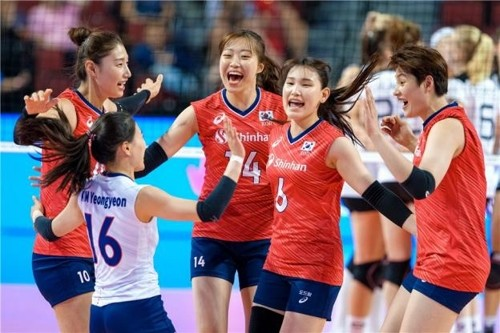
#> input picture image/sports_02.jpg, 500 x 333 px, found by its file name
$ jupyter execute --allow-errors dnn_face_detection.ipynb   (shell and % lines are left out)
#> lines starting #> are read from the running program, lines starting #| are printed output that depends on the picture
DNN face detection

* 정확도는 높으나 detection 하는데 느리다.
* 학습에 의한 방식임으로 인식률이 높다.
* 얼굴을 돌리고 있어도 인식 정확도가 높다.

[cell 1]
# 내 구글 드라이브 연동
from google.colab import drive
#> (the rest of this cell did not finish here and is left out)

[cell 2]
# Colab에서 GitHub 에 있는 데이터 가져오기
# caffemodel 다운로드 URL : https://github.com/thegopieffect/computer_vision
# Clone Web URL 를 복사해 옵니다.

[cell 3]
# 파일 복사
print('files copy complete!!')

[cell 4]
# 필요한 패키지와 모듈을 불러옴
import cv2
from google.colab.patches import cv2_imshow
import numpy as np

[cell 5]
# DNN으로 학습한 모델(caffemodel)을 사용
model_name = "/content/gdrive/MyDrive/DNN_Face_Detection/res10_300x300_ssd_iter_140000.caffemodel"
# model Architecture 의 설계도 파일
prototxt_name = "/content/gdrive/MyDrive/DNN_Face_Detection/deploy.prototxt.txt"
min_confidence = 0.3  # detection 으로 인정할 최소 확률(신뢰도)
file_name = "/content/gdrive/MyDrive/DNN_Face_Detection/image/sports_02.jpg"

[cell 6]
def detectAndDisplay(frame):
    # frame_width 에 맞춰 image resize
    (height, width) = frame.shape[:2]
    ratio = frame_width / width
    dimension = (frame_width, int(height * ratio))
    frame = cv2.resize(frame, dimension, interpolation = cv2.INTER_AREA)

    # caffemodel의 weight 값과 모델 네트워크 구성을 불러와서 모델을 정의한다.
    model = cv2.dnn.readNetFromCaffe(prototxt_name, model_name)

    # 이미지를 300x300 으로 size를 조정하고 blob 를 만든다.
    blob = cv2.dnn.blobFromImage(cv2.resize(frame, (300, 300)), 1.0,
            (300, 300), (104.0, 177.0, 123.0))

    # blob을 모델에 넣는다
    model.setInput(blob)
    # detection을 수행한다.
    detections = model.forward()

    # detections 한 수만큼 루프가 돈다.
    for i in range(0, detections.shape[2]):

            confidence = detections[0, 0, i, 2]  # confidence 는 detection한 확률을 나타냄

            # min_confidence 보다 큰 경우에만 detection 으로 인정함
            if confidence > min_confidence:
                    # detection 된 영역을 boxing
                    # 상대적 좌표 * np.array([width, height, width, height]) 절대적인 boxing 좌표을 구해낸다
                    # box = detections[0, 0, i, 3:7] * np.array([width, height, width, height])
                    box = detections[0, 0, i, 3:7] * np.array([frame_width, int(height * ratio), frame_width, int(height * ratio)])
                    (startX, startY, endX, endY) = box.astype("int")
                    print(confidence, startX, startY, endX, endY)

                    # 얼굴에 bounding box(사각형)를 그리고 확률값도 함께 나타낸다
                    text = "{:.2f}%".format(confidence * 100)
                    y = startY - 10 if startY - 10 > 10 else startY + 10
                    cv2.rectangle(frame, (startX, startY), (endX, endY),
                            (0, 255, 0), 2)
                    cv2.putText(frame, text, (startX, y),
                            cv2.FONT_HERSHEY_SIMPLEX, 0.5, (0, 255, 0), 1)

    # show the output image
    print("#### Face detection(DNN_CAFFE) ####")
    # 이미지를 Display 한다.
    cv2_imshow(frame)

[cell 7]
# detection 하기 전에 원본 이미지를 Display 한다.
img = cv2.imread(file_name)
#> img is the input picture: shape (333, 500, 3); mean B, G, R 109.9, 101.4, 129
print("width: {} pixels".format(img.shape[1]))
#| width: 500 pixels
print("height: {} pixels".format(img.shape[0]))
#| height: 333 pixels
print("channels: {}".format(img.shape[2]))
#| channels: 3

(height, width) = img.shape[:2]
#> height = 333; width = 500

print("#### Original Image ####")
cv2_imshow(img)

[cell 8]
# 이미지 width size 지정
frame_width = 450

# face detection 하고 display 하는 함수 호출
detectAndDisplay(img)
#> in detectAndDisplay, `frame = cv2.resize(frame, dimension, interpolation = cv2.INTER_AREA)`:
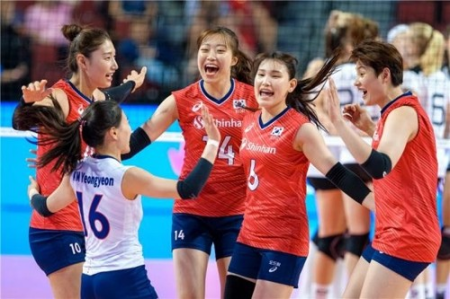
#> frame: shape (299, 450, 3); mean of channels 0, 1, 2 109.9, 101.4, 129; drawn as B, G, R
#> (the call stopped at in detectAndDisplay, `model = cv2.dnn.readNetFromCaffe(prototxt_name, model_name)`: the model file is not available in this run)

$ run again, with image/sports_01.jpg copied over image/sports_02.jpg
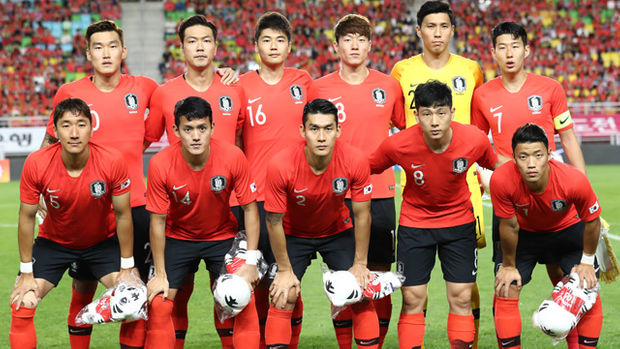
#> input picture image/sports_01.jpg, 620 x 349 px, found by its file name
#> img is the input picture: shape (349, 620, 3); mean B, G, R 81.6, 102.8, 161.6
#| width: 620 pixels
#| height: 349 pixels
#| channels: 3
#> in detectAndDisplay, `frame = cv2.resize(frame, dimension, interpolation = cv2.INTER_AREA)`:
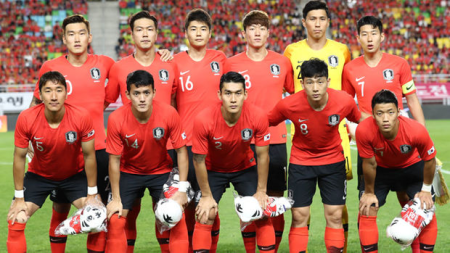
#> frame: shape (253, 450, 3); mean of channels 0, 1, 2 81.6, 102.8, 161.6; drawn as B, G, R

$ run again, with image/face_01.jpg copied over image/sports_02.jpg
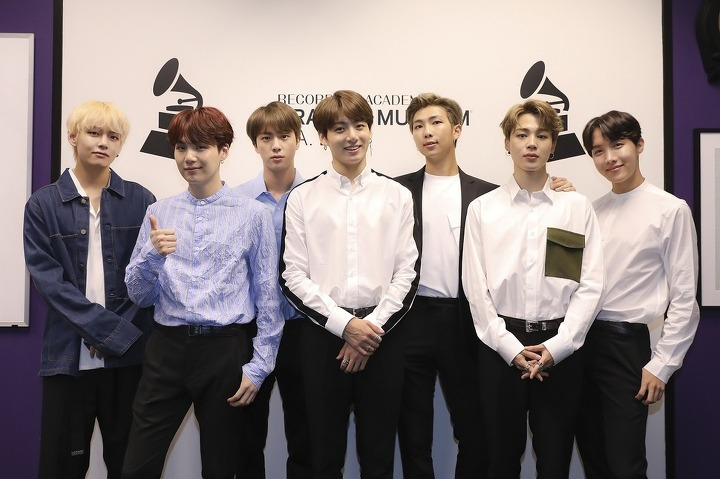
#> input picture image/face_01.jpg, 720 x 479 px, found by its file name
#> img is the input picture: shape (479, 720, 3); mean B, G, R 127.8, 128.1, 138.4
#| width: 720 pixels
#| height: 479 pixels
#| channels: 3
#> in detectAndDisplay, `frame = cv2.resize(frame, dimension, interpolation = cv2.INTER_AREA)`:
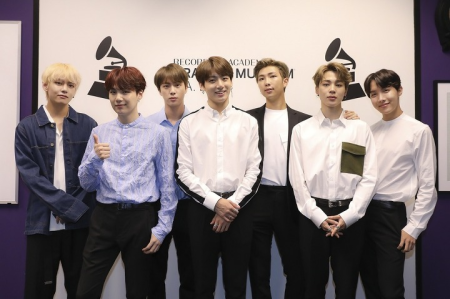
#> frame: shape (299, 450, 3); mean of channels 0, 1, 2 127.8, 128.1, 138.4; drawn as B, G, R
